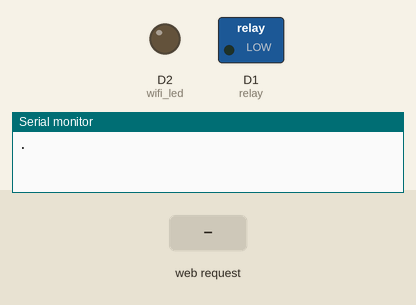
Recording of a sketch running on a simulated ESP8266 (NodeMCU). Parts: switched loads named in the sketch (green lamp = pin HIGH), output pins drawn as LEDs (lit = HIGH), the last lines printed to the serial monitor. The test bench sets the inputs (shaded band). WiFi joins after 1.5 s; servers stay silent unless stated.

Above: at 0.1 s.
At 3.2 s:
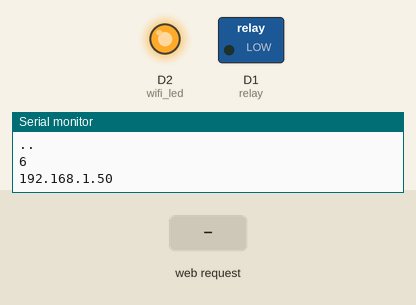
3.3 s: HTTP request GET /on received
At 4.0 s:
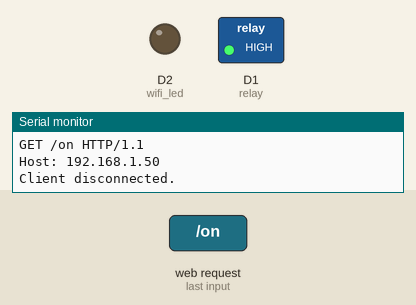
Timing chart, 0 to 6.3 s (numbered marks = the images above; inputs shaded):
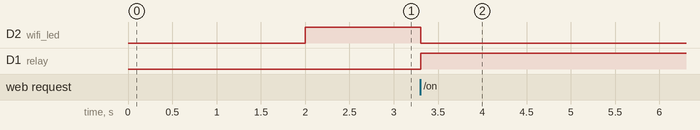

The sketch:

WiFiSwitch.ino
```cpp
#include <ESP8266WiFi.h>
#include <ESP8266WebServer.h>

char ssid[] = "NOS_Internet_F97C";
char pass[] = "99531543";

int wifi_led = D2;
int relay = D1;
String header;

WiFiServer server(80);

unsigned long currentTime = millis();
// Previous time
unsigned long previousTime = 0;
// Define timeout time in milliseconds (example: 2000ms = 2s)
const long timeoutTime = 10000;

void turnSw(WiFiClient cl)
{
  if (digitalRead(relay) != 1)
  {
    digitalWrite(wifi_led, LOW);
    digitalWrite(relay, HIGH);
    cl.println("<p style=\"color: red\">Desligado</p>");
  }
  else
  {
    digitalWrite(wifi_led, HIGH);
    digitalWrite(relay, LOW);
    cl.println("<p style=\"color: green\">Ligado</p>");
  }
}

void setup()
{
  Serial.begin(9600);
  pinMode(wifi_led, OUTPUT);
  pinMode(relay, OUTPUT);

  WiFi.mode(WIFI_STA);
  WiFi.begin(ssid, pass);
  while (WiFi.status() != WL_CONNECTED)
  {
    Serial.print(".");
    delay(1000);
  }
  Serial.println("");
  Serial.println(WiFi.channel());
  digitalWrite(wifi_led, HIGH);
  digitalWrite(relay, LOW);
  Serial.println(WiFi.localIP());
  server.begin();
}

void loop()
{
  WiFiClient client = server.available();
  if (client)
  {
    Serial.println("New Client");
    boolean ch = true;
    currentTime = millis();
    previousTime = currentTime;
    while (client.connected() && currentTime - previousTime <= timeoutTime)
    {
      currentTime = millis();
      if (client.available())
      {
        char c = client.read();
        Serial.write(c);
        header += c;
        if (c == '\n')
        {
          if (ch)
          {
            client.println("HTTP/1.1 200 OK");
            client.println("Content-Type: text/html");
            client.println("Connnection: close");
            client.println();
            if (header.indexOf("GET /on") >= 0)
            {
              turnSw(client);
            }
            else
            {
              client.println("<!DOCTYPE html><html>");
              client.println("<head><meta name=\"viewport\" content=\"width=device-width, initial-scale=1\">");
              client.println("<link rel=\"icon\" href=\"data:,\">");
              client.println("<script>");
              client.println("function turnOn() {");
              client.println("var request = new XMLHttpRequest();");
              client.println("request.onreadystatechange = function(){");
              client.println("if(this.readyState == 4 && this.status ==200){");
              client.println("if(this.responseText != null){");
              client.println("document.getElementById(\"state\").innerHTML = this.responseText;");
              client.println("}}}");
              client.println("request.open(\"GET\",\"on\",true);");
              client.println("request.send(null); }");
              client.println("</script></head><body>");
              client.println("<h1 style=\" text - align: center; font - family: verdana; color: rgb(82, 82, 82) \">Controlo Painel Solar</h1>");
              if (digitalRead(relay) != 1)
              {
                client.println("<h2 id=\"state\" style=\"text-align: center; font-family: verdana;\"><p style=\"color: red\">Ligado</p></h2>");
              }
              else
              {
                client.println("<h2 id=\"state\" style=\"text-align: center; font-family: verdana;\"><p style=\"color: green\">Desligado</p></h2>");
              }
              client.println("<div style=\" height : 50px; position: relative;\">");
              client.println("<div style=\"margin: 0; position: absolute; top: 50%; left: 50%; -ms-transform: translate(-50%, -50%); transform: translate(-50%, -50%);\">");
              client.println("<button id=\"OnSw\" type=\"button\" onclick=\"turnOn()\" >ON/OFF</button>");
              client.println("</div></div>");
              client.println("</body></html>");
              client.println();
            }
            break;
          }
          else
          {
            ch = true;
          }
        }
        else if (c != '\r')
        {
          ch = false;
        }
      }
    }
    header = "";
    client.stop();
    Serial.println("Client disconnected.");
    Serial.println("");
  }
}
```

Measured:
- after the input at 3.3 s, D2 (wifi_led): HIGH → LOW at once; D1 (relay): LOW → HIGH at once
